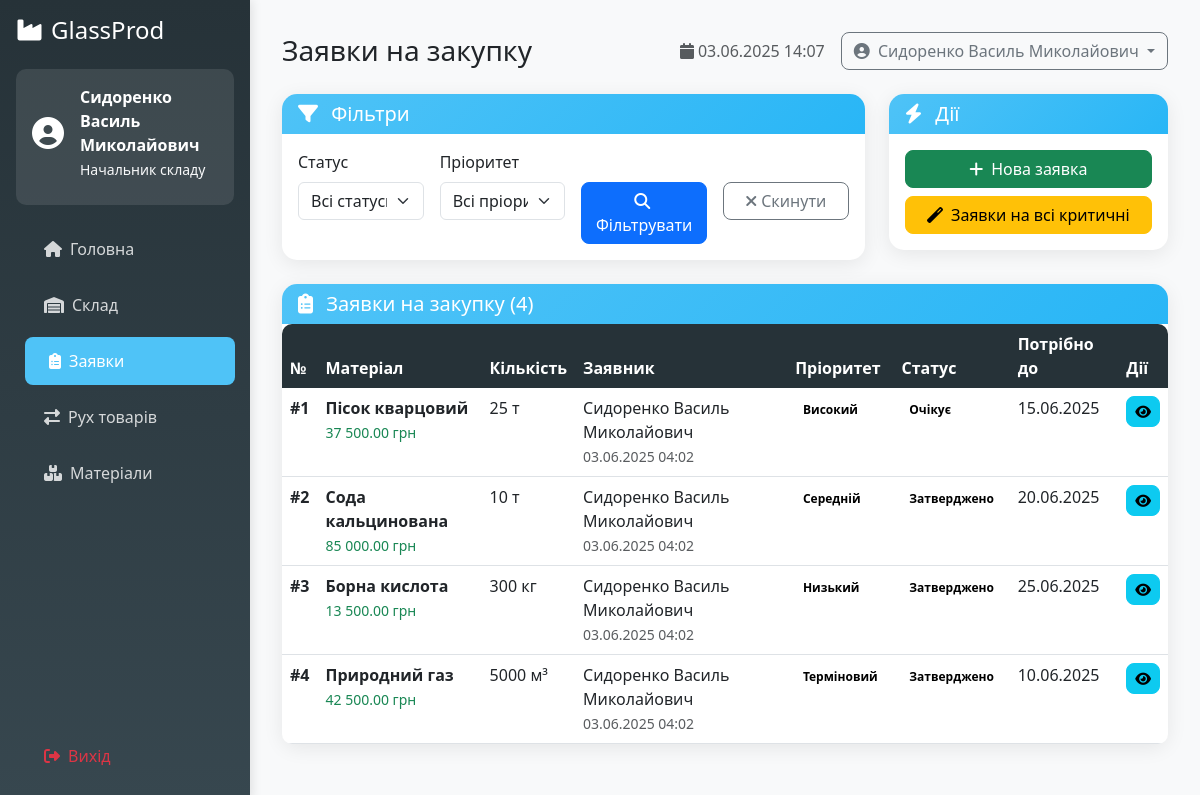
/dashboard/requests.php (signed in), run on the app's committed database.
### tables this page shows
CREATE TABLE `users` (
  `id` int(11) NOT NULL,
  `username` varchar(50) NOT NULL,
  `password` varchar(255) NOT NULL,
  `email` varchar(100) NOT NULL,
  `full_name` varchar(100) NOT NULL,
  `role` enum('director','procurement_manager','warehouse_keeper','supplier') NOT NULL,
  `phone` varchar(20) DEFAULT NULL,
  `company_name` varchar(100) DEFAULT NULL,
  `created_at` timestamp NOT NULL DEFAULT current_timestamp(),
  `updated_at` timestamp NOT NULL DEFAULT current_timestamp() ON UPDATE current_timestamp(),
  `is_active` tinyint(1) DEFAULT 1
);

CREATE TABLE `purchase_requests` (
  `id` int(11) NOT NULL,
  `material_id` int(11) NOT NULL,
  `quantity` int(11) NOT NULL,
  `requested_by` int(11) NOT NULL,
  `status` enum('pending','approved','rejected','ordered','delivered') DEFAULT 'pending',
  `priority` enum('low','medium','high','urgent') DEFAULT 'medium',
  `request_date` timestamp NOT NULL DEFAULT current_timestamp(),
  `needed_date` date DEFAULT NULL,
  `approved_by` int(11) DEFAULT NULL,
  `approved_date` timestamp NULL DEFAULT NULL,
  `comments` text DEFAULT NULL,
  `total_cost` decimal(10,2) DEFAULT 0.00
);

CREATE TABLE `materials` (
  `id` int(11) NOT NULL,
  `name` varchar(100) NOT NULL,
  `category_id` int(11) DEFAULT NULL,
  `unit` varchar(20) NOT NULL,
  `min_stock_level` int(11) DEFAULT 0,
  `current_stock` int(11) DEFAULT 0,
  `price` decimal(10,2) DEFAULT 0.00,
  `supplier_id` int(11) DEFAULT NULL,
  `description` text DEFAULT NULL,
  `created_at` timestamp NOT NULL DEFAULT current_timestamp(),
  `updated_at` timestamp NOT NULL DEFAULT current_timestamp() ON UPDATE current_timestamp()
);

### dashboard/requests.php (the view, shortened to what the rows shown need)
<?php
require_once '../config/config.php';
require_once '../templates/dashboard_layout.php';
$user = checkRole(['director', 'procurement_manager', 'warehouse_keeper']);
$purchaseRequest = new PurchaseRequest($pdo);
if ($user['role'] === 'warehouse_keeper') {
    $requests = $purchaseRequest->getByUser($user['id']);
} else {
    $requests = $purchaseRequest->getAllWithDetails();
}
?>
<div class="card">
    <div class="card-body p-0">
        <?php if (empty($requests)): ?>
            <div class="text-center py-5">
                <i class="fas fa-inbox fa-4x text-muted mb-3"></i>
                <h5 class="text-muted">Заявок не знайдено</h5>
                <p class="text-muted">Спробуйте змінити фільтри або створіть нову заявку</p>
            </div>
        <?php else: ?>
            <div class="table-responsive">
                <table class="table table-hover mb-0">
                    <thead>
                        <tr>
                            <th>№</th>
                            <th>Матеріал</th>
                            <th>Кількість</th>
                            <th>Заявник</th>
                            <th>Пріоритет</th>
                            <th>Статус</th>
                            <th>Потрібно до</th>
                            <th>Дії</th>
                        </tr>
                    </thead>
                    <tbody>
                        <?php foreach ($requests as $request): ?>
                            <tr>
                                <td><strong>#<?= $request['id'] ?></strong></td>
                                <td>
                                    <strong><?= htmlspecialchars($request['material_name']) ?></strong>
                                    <br>
                                    <small class="text-success"><?= formatMoney($request['total_cost']) ?></small>
                                </td>
                                <td>
                                    <?= $request['quantity'] ?> <?= htmlspecialchars($request['material_unit']) ?>
                                </td>
                                <td>
                                    <?= htmlspecialchars($request['requested_by_name']) ?>
                                    <br>
                                    <small class="text-muted"><?= formatDateTime($request['request_date']) ?></small>
                                </td>
                                <td>
                                    <span style="color:black;" class="badge <?= getPriorityBadge($request['priority']) ?>">
                                        <?= getPriorityText($request['priority']) ?>
                                    </span>
                                </td>
                                <td>
                                    <span style="color:black;" class="badge <?= getStatusBadge($request['status']) ?>">
                                        <?= getStatusText($request['status']) ?>
                                    </span>
                                </td>
                                <td>
                                    <?php if ($request['needed_date']): ?>
                                        <?= formatDate($request['needed_date']) ?>
                                    <?php endif; ?>
                                </td>
                                <td>
                                    <div class="btn-group">
                                        <button class="btn btn-sm btn-info"
                                                onclick="showRequestDetails(<?= htmlspecialchars(json_encode($request)) ?>)">
                                            <i class="fas fa-eye"></i>
                                        </button>
                                    </div>
                                </td>
                            </tr>
                        <?php endforeach; ?>
                    </tbody>
                </table>
            </div>
        <?php endif; ?>
    </div>
</div>
<?php
$content = ob_get_clean();
renderDashboardLayout('Заявки на закупку', $user['role'], $content, '', $additionalJS);
?>

### templates/dashboard_layout.php (shortened to what the rows shown need)
<?php
function renderDashboardLayout($pageTitle, $userRole, $content, $additionalCSS = '', $additionalJS = '') {
    $user = getCurrentUser();
    $roleTitle = getRoleText($userRole);
    echo <<<HTML
<!DOCTYPE html>
<html lang="uk">
<head>
    <title>{$pageTitle} - {$roleTitle} - GlassProd</title>
    <link href="https://cdn.jsdelivr.net/npm/bootstrap@5.3.0/dist/css/bootstrap.min.css" rel="stylesheet">
    <link href="https://cdnjs.cloudflare.com/ajax/libs/font-awesome/6.4.0/css/all.min.css" rel="stylesheet">
        {$additionalCSS}
</head>
<body>
    <nav class="sidebar position-fixed top-0 start-0" style="width: 250px; z-index: 100;">
        <div class="p-3">
            <div class="user-info text-white">
                <div class="d-flex align-items-center mb-2">
                    <div>
                        <div class="fw-bold">{$user['full_name']}</div>
                        <small class="text-light">{$roleTitle}</small>
                    </div>
                </div>
            </div>
            <ul class="nav nav-pills flex-column">
HTML;
    echo <<<HTML
            </ul>
        </div>
        <div class="position-absolute bottom-0 start-0 w-100 p-3">
            <a href="/logout.php" class="nav-link text-danger">
                <i class="fas fa-sign-out-alt me-2"></i>Вихід
            </a>
        </div>
    </nav>
    <main class="main-content">
        <button class="btn btn-primary d-md-none mb-3" type="button" data-bs-toggle="offcanvas" data-bs-target="#sidebar">
            <i class="fas fa-bars"></i>
        </button>
        <div class="d-flex justify-content-between align-items-center mb-4">
            <h1 class="h3 mb-0">{$pageTitle}</h1>
            <div class="d-flex align-items-center">
                <span class="text-muted me-3">
                    <i class="fas fa-calendar me-1"></i>
HTML;
    echo <<<HTML
                </span>
                <div class="dropdown">
                    <button class="btn btn-outline-secondary dropdown-toggle" type="button" data-bs-toggle="dropdown">
                        <i class="fas fa-user-circle me-1"></i>
                        {$user['full_name']}
                    </button>
                </div>
            </div>
        </div>
        {$content}
    </main>
        {$additionalJS}
</body>
</html>
HTML;
}
?>

### data on the page
users: full_name "Сидоренко Василь Миколайович", role "Начальник складу"
purchase_requests: id "1", material.name "Пісок кварцовий", total_cost "37 500.00 грн", quantity "25", material.unit "т", requested_by.full_name "Сидоренко Василь Миколайович", request_date "03.06.2025 04:02", priority "Високий", status "Очікує", needed_date "15.06.2025"
purchase_requests: id "2", material.name "Сода кальцинована", total_cost "85 000.00 грн", quantity "10", material.unit "т", requested_by.full_name "Сидоренко Василь Миколайович", request_date "03.06.2025 04:02", priority "Середній", status "Затверджено", needed_date "20.06.2025"
purchase_requests: id "3", material.name "Борна кислота", total_cost "13 500.00 грн", quantity "300", material.unit "кг", requested_by.full_name "Сидоренко Василь Миколайович", request_date "03.06.2025 04:02", priority "Низький", status "Затверджено", needed_date "25.06.2025"
purchase_requests: id "4", material.name "Природний газ", total_cost "42 500.00 грн", quantity "5000", material.unit "м³", requested_by.full_name "Сидоренко Василь Миколайович", request_date "03.06.2025 04:02", priority "Терміновий", status "Затверджено", needed_date "10.06.2025"

### other printed values
$title "Головна"
$title "Склад"
$title "Заявки"
$title "Рух товарів"
$title "Матеріали"
$pageTitle "Заявки на закупку"
count($requests) "4"
